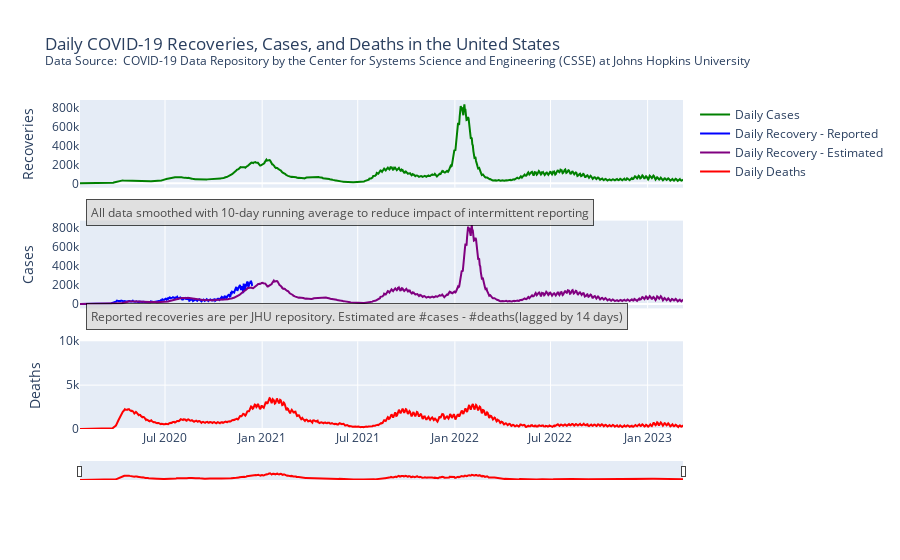

The notebook cell saved with this chart:
### Code cell
import pandas as pd
import ssl #you can comment this line
import plotly.subplots
import plotly.graph_objects
import numpy as np

#ssl._create_default_https_context = ssl._create_unverified_context  #you can comment this line

dat = pd.read_csv('https://raw.githubusercontent.com/CSSEGISandData/COVID-19/master/csse_covid_19_data/csse_covid_19_time_series/time_series_covid19_recovered_global.csv')

dat = pd.read_csv('https://raw.githubusercontent.com/CSSEGISandData/COVID-19/master/csse_covid_19_data/csse_covid_19_time_series/time_series_covid19_deaths_global.csv')
US_data = dat[dat['Country/Region'] == 'US'].drop(["Province/State", "Country/Region", "Lat", "Long"], axis=1)
US_data.reset_index(inplace=True)
US_data = pd.melt(US_data, id_vars='index', var_name='Date', value_name='CumulativeDeaths')
US_data['DailyDeaths'] = US_data['CumulativeDeaths'].diff()
US_data['Date'] = pd.to_datetime(US_data['Date'], format='%m/%d/%y')
US_data['Smoothed_deaths'] = US_data['DailyDeaths'].rolling(window=10).mean().astype(float) 
US_data['Smoothed_deaths'] = US_data['Smoothed_deaths'].fillna(0) 
US_deaths = US_data.copy()

dat = pd.read_csv('https://raw.githubusercontent.com/CSSEGISandData/COVID-19/master/csse_covid_19_data/csse_covid_19_time_series/time_series_covid19_confirmed_global.csv')
US_data = dat[dat['Country/Region'] == 'US'].drop(["Province/State", "Country/Region", "Lat", "Long"], axis=1)
US_data.reset_index(inplace=True)
US_data = pd.melt(US_data, id_vars='index', var_name='Date', value_name='CumulativeCases')
US_data['DailyCases'] = US_data['CumulativeCases'].diff()
US_data['Date'] = pd.to_datetime(US_data['Date'], format='%m/%d/%y')
US_data['Smoothed_cases'] = US_data['DailyCases'].rolling(window=10).mean().astype(float) 
US_data['Smoothed_cases'] = US_data['Smoothed_cases'].fillna(0) 
US_cases = US_data.copy()

US_data = dat[dat['Country/Region'] == 'US'].drop(["Province/State", "Country/Region", "Lat", "Long"], axis=1)
US_data.reset_index(inplace=True)
US_data = pd.melt(US_data, id_vars='index', var_name='Date', value_name='CumulativeRecovery')
US_data['DailyRecovery'] = US_data['CumulativeRecovery'].diff()
US_data['Date'] = pd.to_datetime(US_data['Date'], format='%m/%d/%y')
#US_data['Smoothed_recoveries'] = US_data['DailyRecovery'].rolling(window=10).mean
US_recovery = US_data[US_data['Date'] < '2020-12-14'].copy()
US_data = US_deaths.merge(US_recovery, on='Date', how='outer').merge(US_cases, on='Date', how='outer')


#Calculated recoveries = cases on day 14 minus deaths on day 1

# Create a new column 'Calc_recoveries' and set all values to 0
US_data['Calc_recoveries'] = 0

# Calculate 'Calc_recoveries' for rows 14 onwards
US_data.loc[14:, 'Calc_recoveries'] = -US_data.loc[14:, 'Smoothed_deaths'].values + US_data.loc[:len(US_data)-15, 'Smoothed_cases'].values
#still getting a future warning for this, likely need to be cautious with resulting data shape/format

#print(US_data)

fig = plotly.subplots.make_subplots(rows=3, cols=1, shared_xaxes=True, vertical_spacing=0.1)


fig.add_trace(
    plotly.graph_objects.Scatter(
        x=US_data['Date'], 
        y=US_data['Smoothed_cases'], 
        mode='lines', 
        name='Daily Cases',
        line=dict(color='green')
    ), row=1, col=1
)

fig.add_trace(
    plotly.graph_objects.Scatter(
        x=US_data['Date'], 
        y=US_data['DailyRecovery'],
        #y=US_data['Smoothed_recoveries'], 
        mode='lines', 
        name='Daily Recovery - Reported',
        line=dict(color='blue')
    ), row=2, col=1
)
fig.add_trace(
    plotly.graph_objects.Scatter(
        x=US_data['Date'], 
        y=US_data['Calc_recoveries'],
        #y=US_data['Smoothed_recoveries'], 
        mode='lines', 
        name='Daily Recovery - Estimated',
        line=dict(color='purple')
    ), row=2, col=1
)

fig.add_trace(
    plotly.graph_objects.Scatter(
        x=US_data['Date'], 
        y=US_data['Smoothed_deaths'], 
        mode='lines', 
        name='Daily Deaths',
        line=dict(color='red')
        
    ), row=3, col=1
)

fig.update_yaxes(range=[0, 10000], row=3, col=1)

fig.update_layout(
    title='Daily COVID-19 Recoveries, Cases, and Deaths in the United States <br><sup>Data Source: <a href="https://github.com/CSSEGISandData/COVID-19"> COVID-19 Data Repository by the Center for Systems Science and Engineering (CSSE) at Johns Hopkins University </a> </sup>',
    height=800,
    xaxis=dict( showticklabels=False),
    yaxis=dict(title='Recoveries', showline=False, showgrid=False),  
    yaxis2=dict(title='Cases', showline=False, showgrid=False),  
    yaxis3=dict(title='Deaths', showline=False, showgrid=False),  
    yaxis3_showgrid=True, 
    xaxis3=dict(rangeslider=dict(visible=True, thickness=0.05), type="date")
)

# Add a text box just inside the first graph
fig.add_annotation(
    xref='paper',
    yref='paper',
    x=0.01,  # Adjust this value to position the text box horizontally
    y= 0.7,  # Adjust this value to position the text box vertically
    text="All data smoothed with 10-day running average to reduce impact of intermittent reporting",
    showarrow=False,
    font=dict(
        size=12,
        color="black"
    ),
    bordercolor="black",
    borderwidth=1,
    borderpad=4,
    bgcolor="lightgrey",
    opacity=0.7
)
# Add a text box next to the second graph
fig.add_annotation(
    xref='paper',
    yref='paper',
    x=.01,  # Adjust this value to position the text box horizontally
    y=.3,  # Adjust this value to position the text box vertically
    text="Reported recoveries are per JHU repository. Estimated are #cases - #deaths(lagged by 14 days)",
    showarrow=False,
    font=dict(
        size=12,
        color="black"
    ),
    bordercolor="black",
    borderwidth=1,
    borderpad=4,
    bgcolor="lightgrey",
    opacity=0.7
)
fig.show()
fig.write_html("index_v3_10.html")

### Figure 1 — Plotly figure (JSON) as saved in the notebook; plotly's stock layout.template omitted (floating-point values rounded to 4 significant figures; data arrays with more than 128 entries replaced by an {"elided": "..."} marker saying what was removed)
{"data": [{"line": {"color": "green"}, "mode": "lines", "name": "Daily Cases", "type": "scatter", "x": {"elided": "1143 str values"}, "xaxis": "x", "y": {"elided": "1143 float values"}, "yaxis": "y"}, {"line": {"color": "blue"}, "mode": "lines", "name": "Daily Recovery - Reported", "type": "scatter", "x": {"elided": "1143 str values"}, "xaxis": "x2", "y": {"elided": "1143 int values"}, "yaxis": "y2"}, {"line": {"color": "purple"}, "mode": "lines", "name": "Daily Recovery - Estimated", "type": "scatter", "x": {"elided": "1143 str values"}, "xaxis": "x2", "y": {"elided": "1143 float values"}, "yaxis": "y2"}, {"line": {"color": "red"}, "mode": "lines", "name": "Daily Deaths", "type": "scatter", "x": {"elided": "1143 str values"}, "xaxis": "x3", "y": {"elided": "1143 float values"}, "yaxis": "y3"}], "layout": {"annotations": [{"bgcolor": "lightgrey", "bordercolor": "black", "borderpad": 4, "borderwidth": 1, "font": {"color": "black", "size": 12}, "opacity": 0.7, "showarrow": false, "text": "All data smoothed with 10-day running average to reduce impact of intermittent reporting", "x": 0.01, "xref": "paper", "y": 0.7, "yref": "paper"}, {"bgcolor": "lightgrey", "bordercolor": "black", "borderpad": 4, "borderwidth": 1, "font": {"color": "black", "size": 12}, "opacity": 0.7, "showarrow": false, "text": "Reported recoveries are per JHU repository. Estimated are #cases - #deaths(lagged by 14 days)", "x": 0.01, "xref": "paper", "y": 0.3, "yref": "paper"}], "autosize": true, "title": {"text": "Daily COVID-19 Recoveries, Cases, and Deaths in the United States <br><sup>Data Source: <a href=\"https://github.com/CSSEGISandData/COVID-19\"> COVID-19 Data Repository by the Center for Systems Science and Engineering (CSSE) at Johns Hopkins University </a> </sup>"}, "xaxis": {"anchor": "y", "autorange": true, "domain": [0, 1], "matches": "x3", "range": ["2020-01-22", "2023-03-09"], "showticklabels": false, "type": "date"}, "xaxis2": {"anchor": "y2", "autorange": true, "domain": [0, 1], "matches": "x3", "range": ["2020-01-22", "2023-03-09"], "showticklabels": false, "type": "date"}, "xaxis3": {"anchor": "y3", "autorange": true, "domain": [0, 1], "range": ["2020-01-22", "2023-03-09"], "rangeslider": {"autorange": true, "range": ["2020-01-22", "2023-03-09"], "thickness": 0.05, "visible": true, "yaxis3": {"_template": null, "rangemode": "match"}}, "type": "date"}, "yaxis": {"anchor": "x", "autorange": true, "domain": [0.7333, 1], "range": [-46360.0, 880800.0], "showgrid": false, "showline": false, "title": {"text": "Recoveries"}, "type": "linear"}, "yaxis2": {"anchor": "x2", "autorange": true, "domain": [0.3667, 0.6333], "range": [-46240.0, 877900.0], "showgrid": false, "showline": false, "title": {"text": "Cases"}, "type": "linear"}, "yaxis3": {"anchor": "x3", "domain": [0, 0.2667], "range": [0, 10000], "showgrid": true, "showline": false, "title": {"text": "Deaths"}, "type": "linear"}}}
